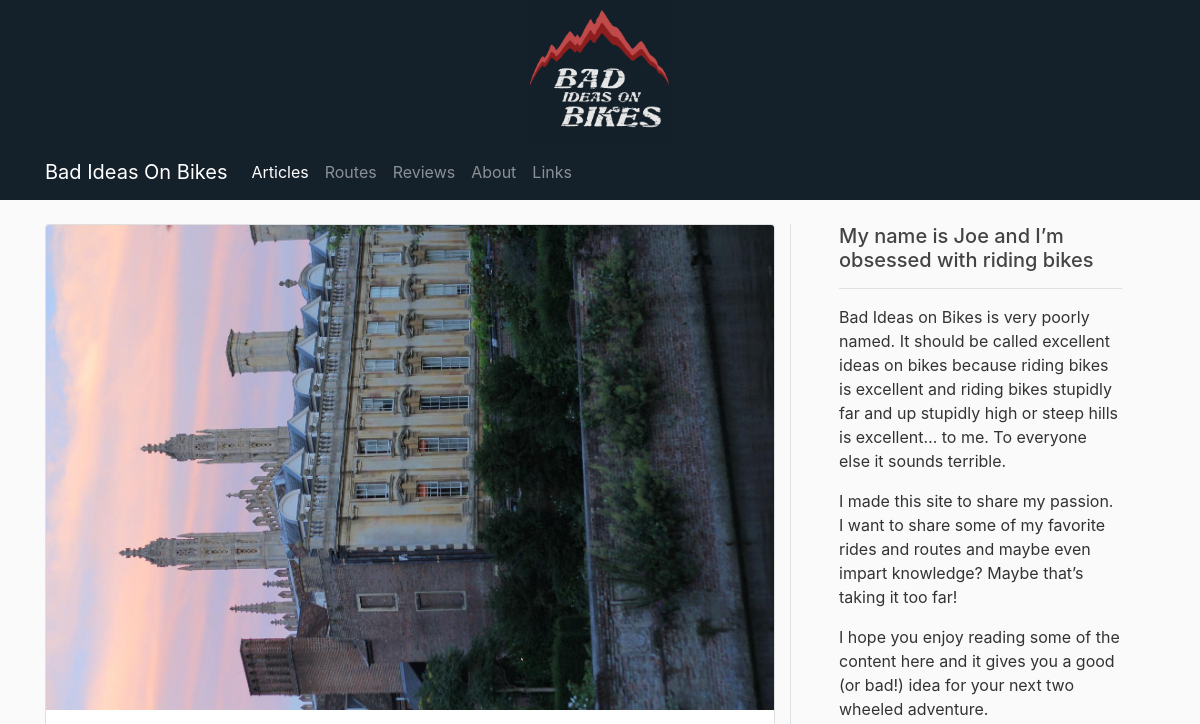
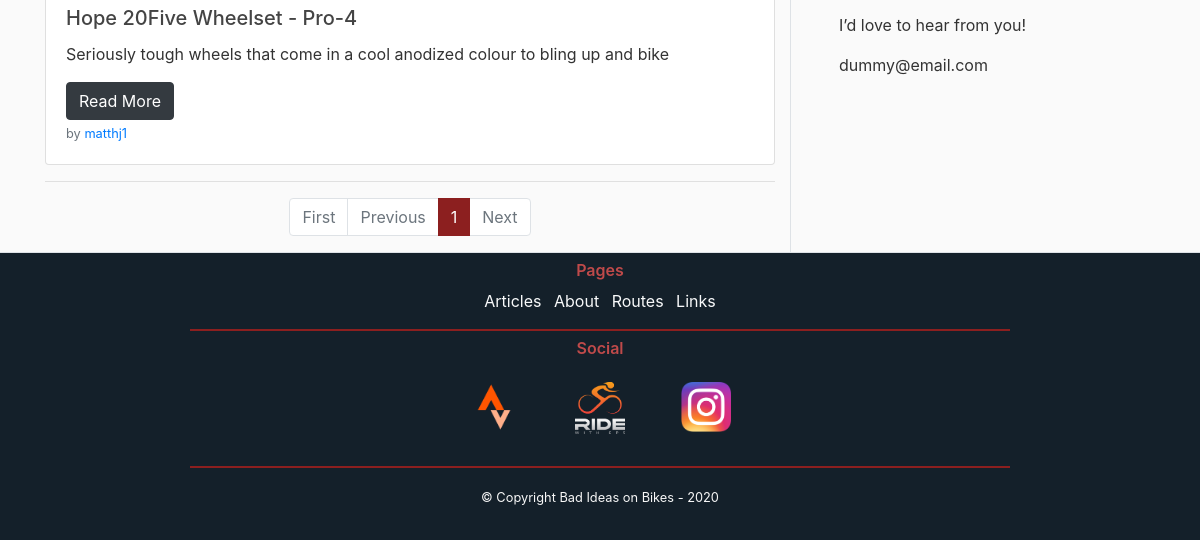
Page /home on the earlier database version (2 pictures, top to bottom).
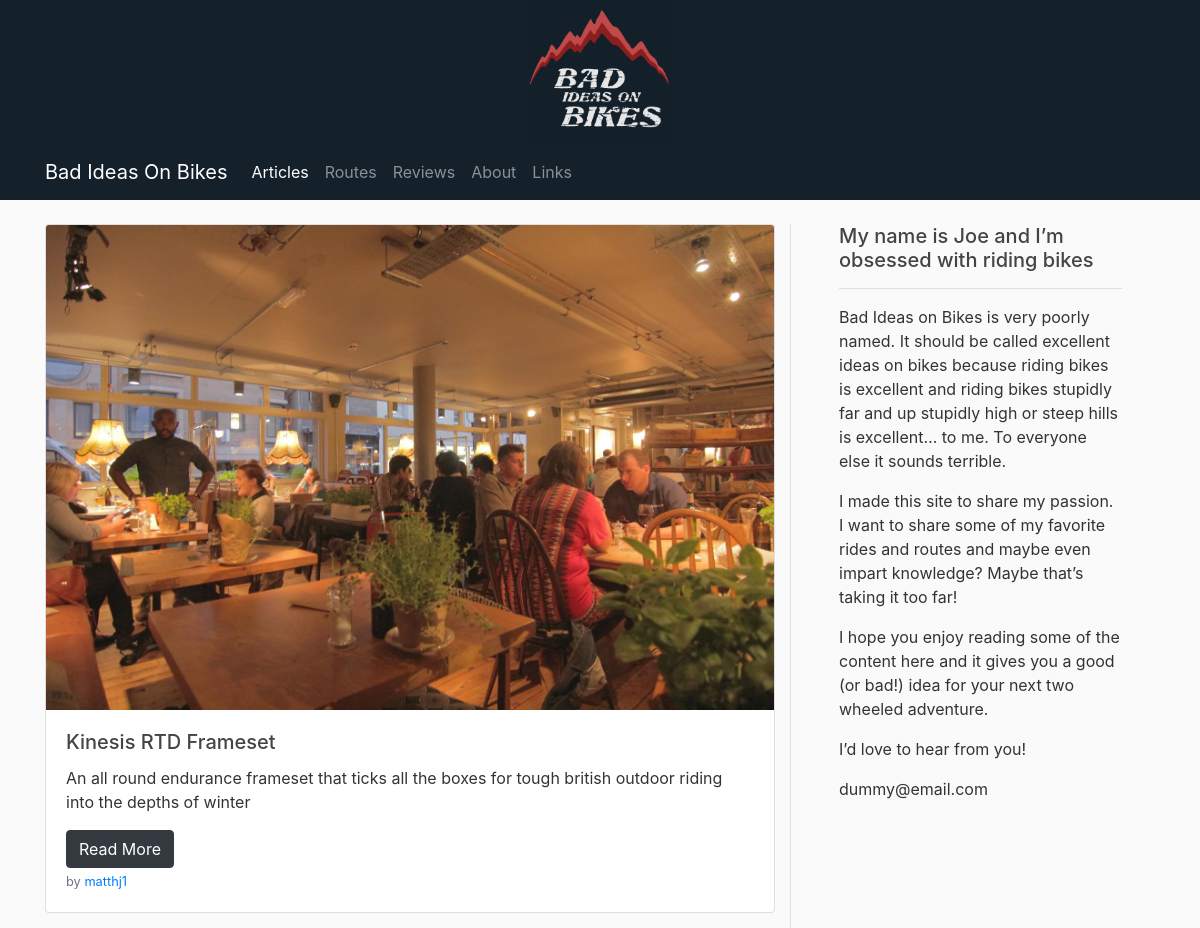
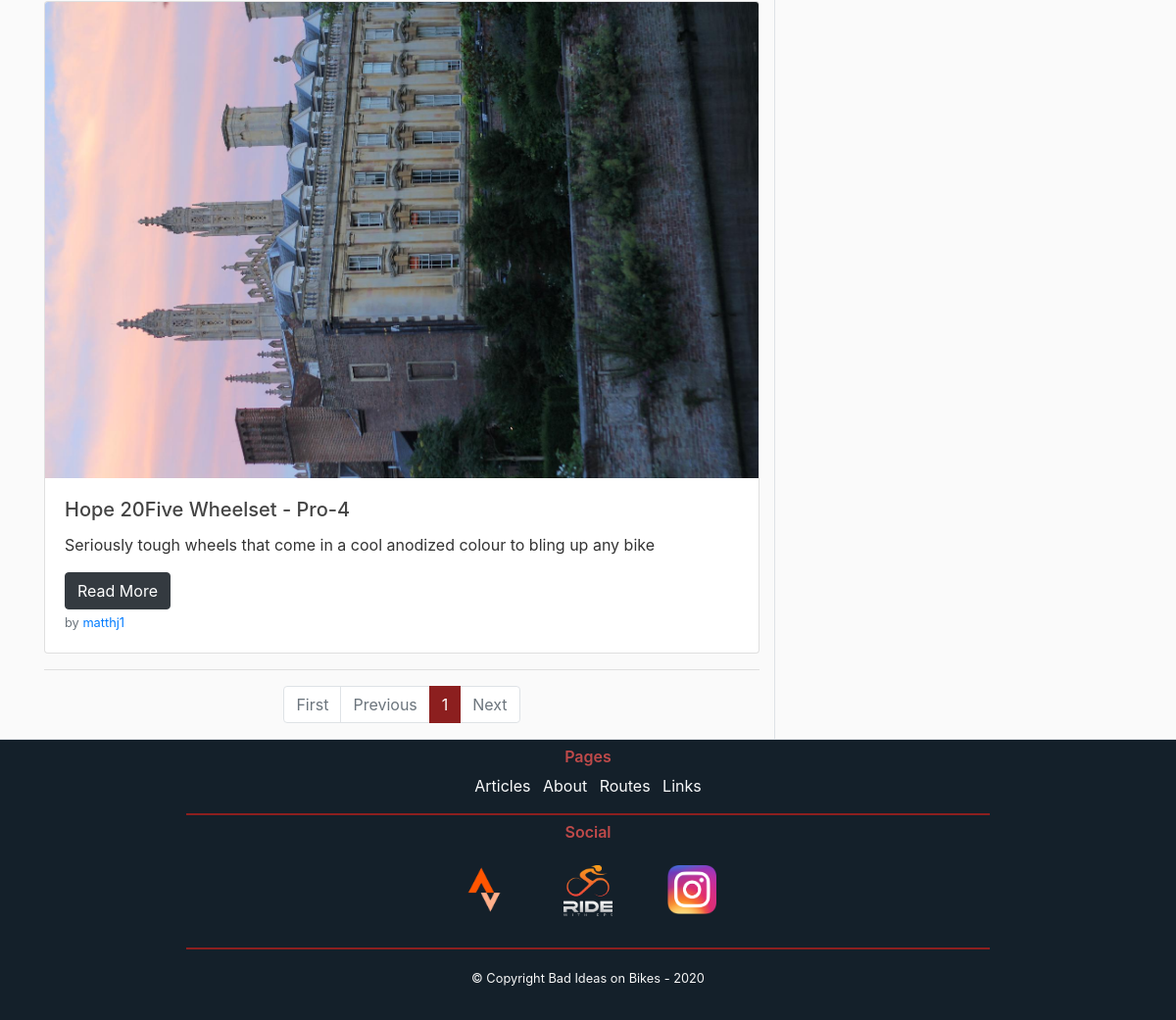
Same page on the later database version (2 pictures, top to bottom).
### flaskbiob/models.py (models this page shows, shortened)
class Posts(db.Model):
    id = db.Column(db.Integer, primary_key=True)
    post_type = db.Column(db.String(7), nullable=False)
    title = db.Column(db.String(100), nullable=False)
    date = db.Column(db.DateTime, nullable=False, default=datetime.utcnow)
    leader = db.Column(db.Text, nullable=False)
    content = db.Column(db.Text, nullable=False)
    post_image = db.Column(db.String(100), nullable=False, default="default_post.jpg")
    user = db.Column(db.Integer, db.ForeignKey("users.id"), nullable=False)
    routes = db.relationship("Routes", backref="post_route", lazy="joined", uselist=False)
    reviews = db.relationship("Reviews", backref="post_review", lazy="joined", uselist=False)

class Users(db.Model, UserMixin):
    id = db.Column(db.Integer, primary_key=True)
    username = db.Column(db.String(20), unique=True, nullable=False)
    email = db.Column(db.String(100), unique=True, nullable=False)
    image_file = db.Column(db.String(20), nullable=False, default="default.png")
    password = db.Column(db.String(60), nullable=False)
    posts = db.relationship("Posts", backref="author", lazy=True)
    routes = db.relationship("Routes", backref="author", lazy=True)
    reviews = db.relationship("Reviews", backref="author", lazy=True)

### flaskbiob/main/routes.py (the view)
@main.route("/")
@main.route("/home")
def homePage():
    page = request.args.get("page", 1, type=int)
    posts = Posts.query.order_by(Posts.date.desc()).paginate(page=page, per_page=5)
    return render_template("Home.html", posts=posts)

### flaskbiob/templates/Home.html
{% extends "BASE.html" %}
    {% block content %}
    <div class="row">
        <div class="col-lg-8" id="main">
            {% for post in posts.items %}
            <div class="card mb-3">
              <img src="{{ url_for('static', filename='post_pics/' + post.post_image) }}" class="card-img-top" alt="...">
              <div class="card-body">
                <h5 class="card-title">{{ post.title }}</h5>
                <p class="card-text">{{ post.leader }}</p>
                  <a href="{{ url_for('posts.postPage', post_id = post.id) }}" class="btn btn-dark">Read More</a>
                  <p class="card-text"><small class="text-muted">by <a href="{{ url_for('users.userpostPage', username=post.author.username) }}">{{ post.author.username }}</a></small></p>
              </div>
            </div>
            {% endfor %}
            <hr>
            <div class="d-flex justify-content-center">
                <nav aria-label="Page navigation example">
                    <ul class="pagination">
                        <li class="page-item {% if not posts.has_prev %}disabled{% endif %}"><a class="page-link" href="{{ url_for('main.homePage', page=1) }}">First</a></li>
                        <li class="page-item {% if not posts.has_prev %}disabled{% endif %}"><a class="page-link" href="{{ url_for('main.homePage', page=posts.prev_num) }}">Previous</a></li>
                        {% for page_num in posts.iter_pages() %}
                            {% if page_num %}
                                <li class="page-item {% if posts.page == page_num %}active{% endif %}"><a class="page-link" href="{{ url_for('main.homePage', page=page_num) }}">{{ page_num }}</a></li>
                            {% endif %}
                        {% endfor %}
                        <li class="page-item {% if not posts.has_next %}disabled{% endif %}"><a class="page-link" href="{{ url_for('main.homePage', page=posts.next_num) }}">Next</a></li>
                    </ul>
                </nav>
            </div>
        </div>
        <div class="col-4 order-2 px-5 border-left d-none d-lg-block pb-3" id="sticky-sidebar">
            <div class="sticky-top sticky-offset">
                <h5>My name is Joe and I’m obsessed with riding bikes</h5>
                <hr>
                <p>Bad Ideas on Bikes is very poorly named. It should be called excellent ideas on bikes because riding bikes is excellent and riding bikes stupidly far and up stupidly high or steep hills is excellent… to me. To everyone else it sounds terrible.</p>
                <p>I made this site to share my passion. I want to share some of my favorite rides and routes and maybe even impart knowledge? Maybe that’s taking it too far!</p>
                <p>I hope you enjoy reading some of the content here and it gives you a good (or bad!) idea for your next two wheeled adventure.</p>
                <p>I’d love to hear from you!</p>
                <p>dummy@email.com</p>
            </div>
        </div>
    </div>
    {% endblock content %}

Differences in the rows shown:
added Posts: post_image (picture), title "Kinesis RTD Frameset", leader "An all round endurance frameset that ticks all the boxes for tough british outdoor riding into the depths of winter", author.username "matthj1"
changed Posts "Hope 20Five Wheelset - Pro-4": leader "Seriously tough wheels that come in a cool anodized colour to bling up and bike" → "Seriously tough wheels that come in a cool anodized colour to bling up any bike"
